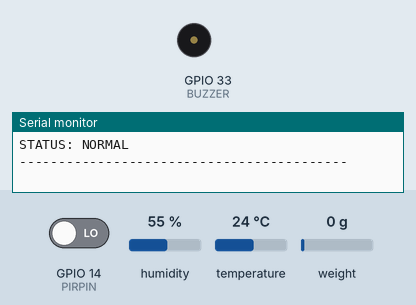
The sketch below on a simulated ESP32. On the bench: buzzer (waves = sounding), the last lines printed to the serial monitor. Inputs (shaded band) come from the test bench; at power-on: weight on the scale 0 g, GPIO 14 (PIRPIN) LOW, humidity 55 %, temperature 24 °C. WiFi joins after 1.5 s; servers stay silent unless stated.

Above: at 4.0 s.
4.1 s: weight on the scale set to 2428 g
5.9 s: weight on the scale set to 2538 g
At 9.7 s:
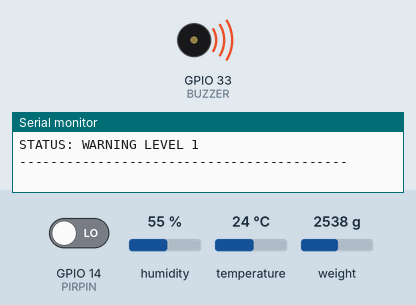
12.1 s: GPIO 14 (PIRPIN) driven HIGH
22.6 s: GPIO 14 (PIRPIN) driven LOW
Timing chart, 0 to 26.4 s (numbered marks = the images above; inputs shaded):
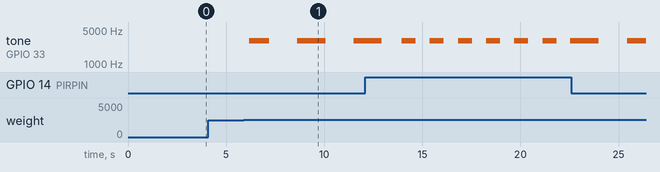

Measured:
- the behaviour switches between 2500 and 2501 g on weight on the scale (found by bisection; images 0 and 1)
- after the input at 5.9 s, tone on GPIO 33 (BUZZER): goes 3000 Hz 1.0 s, silent 1.4 s, 3000 Hz 1.4 s, silent 1.4 s, then 3000 Hz, starting after 0.29 s

The sketch:

left_child_detector_telegram.ino
```cpp
#include "HX711.h"
#include "DHT.h"

#include <WiFi.h>
#include <WiFiClientSecure.h>
#include <UniversalTelegramBot.h>

// ===============================
// WIFI & TELEGRAM
// ===============================
const char* ssid = "";
const char* password = "";

#define BOT_TOKEN ""
#define CHAT_ID   ""

WiFiClientSecure client;
UniversalTelegramBot bot(BOT_TOKEN, client);

// ===============================
// PIN CONFIGURATION
// ===============================
#define DOUT 23
#define CLK 19

#define DHTPIN 26
#define DHTTYPE DHT11

#define PIRPIN 14
#define BUZZER 33

// ===============================
// OBJECTS
// ===============================
HX711 scale;
DHT dht(DHTPIN, DHTTYPE);

// ===============================
// SETTINGS
// ===============================
const float WEIGHT_THRESHOLD = 2.5;
const int BUZZER_FREQUENCY = 3000;

unsigned long previousBuzzerMillis = 0;
bool buzzerState = false;

// Telegram alert status
bool level1Sent = false;
bool level2Sent = false;

// ===============================
// SETUP
// ===============================
void setup() {

  Serial.begin(115200);

  // Load cell
  scale.begin(DOUT, CLK);
  scale.set_scale(211000);
  scale.tare();

  // DHT11
  dht.begin();

  // PIR
  pinMode(PIRPIN, INPUT);

  // Passive buzzer
  pinMode(BUZZER, OUTPUT);
  noTone(BUZZER);

  // ===============================
  // WIFI
  // ===============================
  WiFi.begin(ssid, password);

  Serial.print("Connecting to WiFi");

  while (WiFi.status() != WL_CONNECTED) {
    delay(500);
    Serial.print(".");
  }

  Serial.println();
  Serial.println("WiFi Connected");

  client.setInsecure();

  Serial.println("------------------------------------------");
  Serial.println("CHILD PRESENCE DETECTION SYSTEM");
  Serial.println("------------------------------------------");

  bot.sendMessage(
    CHAT_ID,
    "Child Presence Detection System is ONLINE.",
    ""
  );
}

// ===============================
// WARNING LEVEL 1
// ===============================
void warningLevel1() {

  unsigned long currentMillis = millis();

  if (currentMillis - previousBuzzerMillis >= 1000) {

    previousBuzzerMillis = currentMillis;
    buzzerState = !buzzerState;

    if (buzzerState) {
      tone(BUZZER, BUZZER_FREQUENCY);
    } else {
      noTone(BUZZER);
    }
  }
}

// ===============================
// WARNING LEVEL 2
// ===============================
void warningLevel2() {

  unsigned long currentMillis = millis();

  if (currentMillis - previousBuzzerMillis >= 200) {

    previousBuzzerMillis = currentMillis;
    buzzerState = !buzzerState;

    if (buzzerState) {
      tone(BUZZER, BUZZER_FREQUENCY);
    } else {
      noTone(BUZZER);
    }
  }
}

// ===============================
// BUZZER OFF
// ===============================
void buzzerOff() {

  noTone(BUZZER);
  buzzerState = false;
}

// ===============================
// TELEGRAM LEVEL 1
// ===============================
void sendLevel1Alert(float weight, float temperature, float humidity) {

  String message = "";

  message += "WARNING LEVEL 1\n\n";
  message += "Possible child presence detected.\n";
  message += "No movement detected.\n\n";

  message += "Current Load: ";
  message += String(weight, 2);
  message += " kg\n";

  message += "Threshold: ";
  message += String(WEIGHT_THRESHOLD, 2);
  message += " kg\n";

  if (!isnan(temperature)) {
    message += "Temperature: ";
    message += String(temperature, 1);
    message += " C\n";
  }

  if (!isnan(humidity)) {
    message += "Humidity: ";
    message += String(humidity, 1);
    message += " %\n";
  }

  message += "\nPlease check the vehicle.";

  bot.sendMessage(CHAT_ID, message, "");
}

// ===============================
// TELEGRAM LEVEL 2
// ===============================
void sendLevel2Alert(float weight, float temperature, float humidity) {

  String message = "";

  message += "WARNING LEVEL 2 - URGENT\n\n";
  message += "Child presence and movement detected!\n\n";

  message += "Current Load: ";
  message += String(weight, 2);
  message += " kg\n";

  message += "Threshold: ";
  message += String(WEIGHT_THRESHOLD, 2);
  message += " kg\n";

  message += "PIR: MOVEMENT DETECTED\n";

  if (!isnan(temperature)) {
    message += "Temperature: ";
    message += String(temperature, 1);
    message += " C\n";
  }

  if (!isnan(humidity)) {
    message += "Humidity: ";
    message += String(humidity, 1);
    message += " %\n";
  }

  message += "\nURGENT: Please check the vehicle immediately.";

  bot.sendMessage(CHAT_ID, message, "");
}

// ===============================
// LOOP
// ===============================
void loop() {

  int statusPIR = digitalRead(PIRPIN);

  float humidity = dht.readHumidity();
  float temperature = dht.readTemperature();

  float weight = scale.get_units(5);

  if (weight < 0) {
    weight = 0;
  }

  // ===============================
  // SERIAL MONITOR
  // ===============================
  Serial.print("Current Load: ");
  Serial.print(weight, 2);
  Serial.print(" kg");

  Serial.print(" | Threshold: ");
  Serial.print(WEIGHT_THRESHOLD, 2);
  Serial.print(" kg");

  Serial.print(" | PIR: ");

  if (statusPIR == HIGH) {
    Serial.print("MOVEMENT");
  } else {
    Serial.print("NO MOVEMENT");
  }

  Serial.print(" | Temp: ");

  if (isnan(temperature)) {
    Serial.print("ERROR");
  } else {
    Serial.print(temperature, 1);
    Serial.print(" C");
  }

  Serial.print(" | Humidity: ");

  if (isnan(humidity)) {
    Serial.println("ERROR");
  } else {
    Serial.print(humidity, 1);
    Serial.println(" %");
  }

  // ===============================
  // NORMAL
  // ===============================
  if (weight <= WEIGHT_THRESHOLD) {

    buzzerOff();

    level1Sent = false;
    level2Sent = false;

    Serial.println("STATUS: NORMAL");
  }

  // ===============================
  // WARNING LEVEL 1
  // ===============================
  else if (weight > WEIGHT_THRESHOLD && statusPIR == LOW) {

    warningLevel1();

    Serial.println("STATUS: WARNING LEVEL 1");

    if (!level1Sent) {

      sendLevel1Alert(
        weight,
        temperature,
        humidity
      );

      Serial.println("Telegram Level 1 alert sent.");

      level1Sent = true;
    }
  }

  // ===============================
  // WARNING LEVEL 2
  // ===============================
  else if (weight > WEIGHT_THRESHOLD && statusPIR == HIGH) {

    warningLevel2();

    Serial.println("STATUS: WARNING LEVEL 2 - URGENT");

    if (!level2Sent) {

      sendLevel2Alert(
        weight,
        temperature,
        humidity
      );

      Serial.println("Telegram Level 2 alert sent.");

      level2Sent = true;
    }
  }

  Serial.println("------------------------------------------");

  delay(200);
}
```
